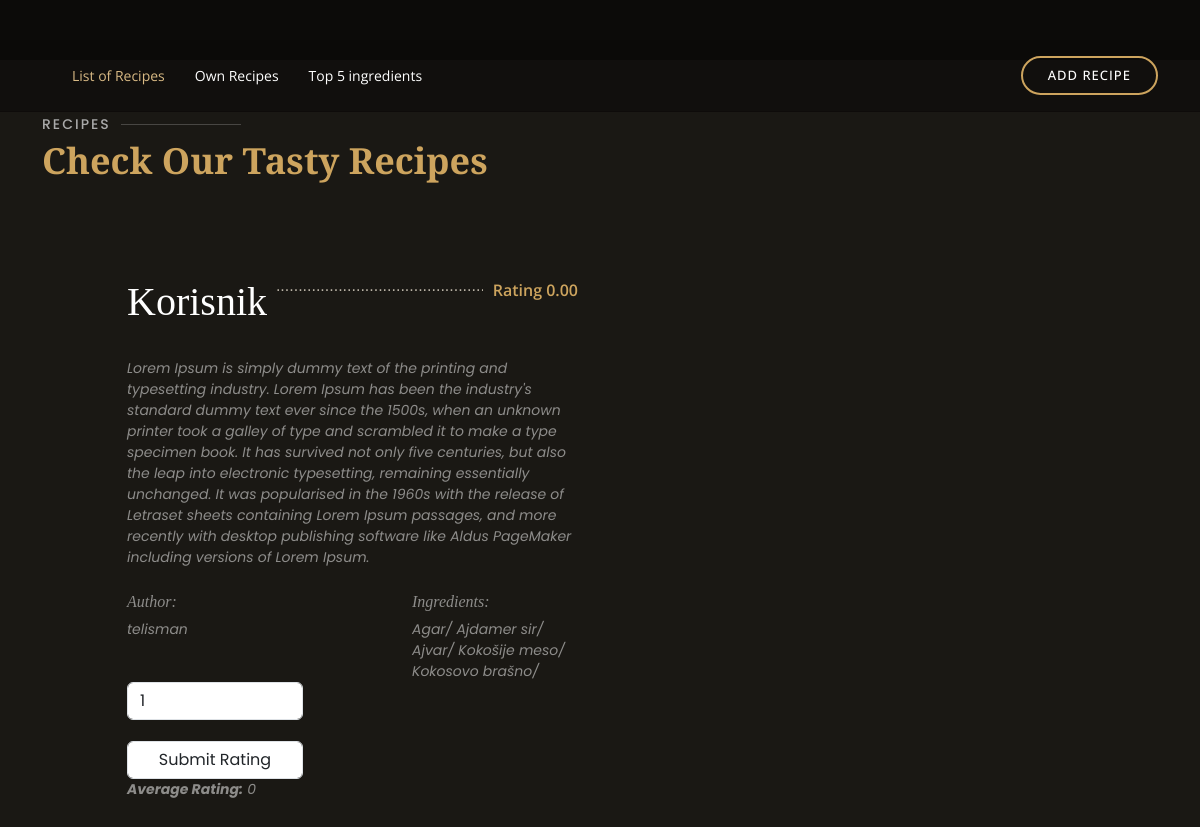
The app's page /recipes/detail/13/ (signed in), older data.
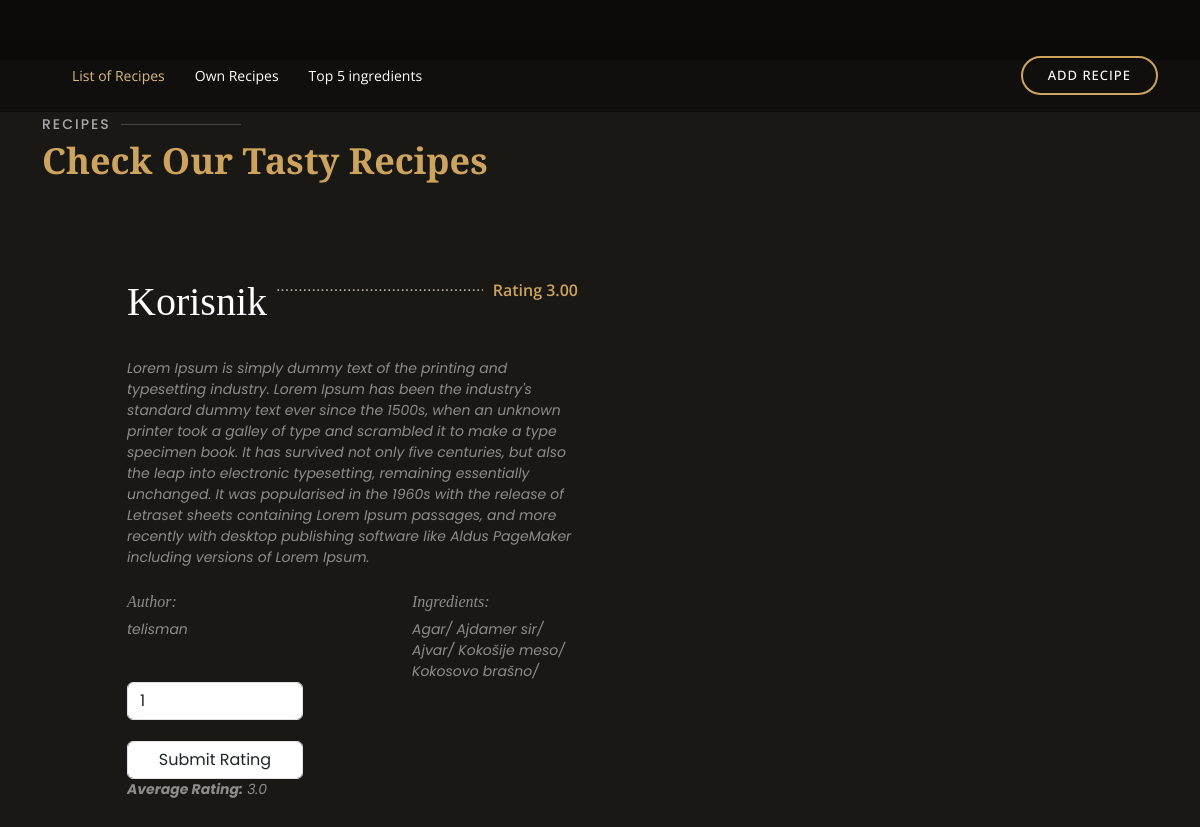
The same page, newer data.
### recipes/models.py (models this page shows, shortened)
class Recipe(models.Model):
    name = models.CharField(max_length=255)
    recipe_text = models.TextField()
    ingredients = models.ManyToManyField(Ingredient)
    author = models.ForeignKey(User, on_delete=models.CASCADE)
    average_rating = models.DecimalField(default=0.0, max_digits=3, decimal_places=2)  # To store average rating
    total_ratings = models.PositiveIntegerField(default=0)

### user/models.py (models this page shows, shortened)
class User(AbstractUser):
    email = models.EmailField(unique=True)
    first_name = models.CharField(max_length=100)
    last_name = models.CharField(max_length=100)
    USERNAME_FIELD = 'email'
    REQUIRED_FIELDS = ['first_name', 'last_name']

### recipes/views.py (the view)
# urls.py: path('detail/<int:recipe_id>/', recipe_detail, name='recipe_detail'),
@login_required
def recipe_detail(request, recipe_id):
    recipe = get_object_or_404(Recipe, pk=recipe_id)
    user = request.user
    if request.method == 'POST':
        form = RecipeRatingForm(request.POST)
        if form.is_valid():
            rating_value = int(form.cleaned_data['rating'])
            if 1 <= rating_value <= 5:
                if recipe.author != user:
                    existing_rating = RecipeRating.objects.filter(user=user, recipe=recipe).first()
                    if existing_rating:
                        existing_rating.rating = rating_value
                        existing_rating.save()
                    else:
                        new_rating = RecipeRating.objects.create(user=user, recipe=recipe, rating=rating_value)
                        new_rating.save()
    else:
        form = RecipeRatingForm()
    ratings = RecipeRating.objects.filter(recipe=recipe)
    total_ratings = ratings.count()
    average_rating = sum(rating.rating for rating in ratings) / total_ratings if total_ratings > 0 else 0
    return render(request, 'recipe_detail.html', {'recipe': recipe, 'average_rating': average_rating, 'form': form})

### recipes/form.py
class RecipeRatingForm(forms.Form):
    RATING_CHOICES = [(i, str(i)) for i in range(1, 6)]
    rating = forms.ChoiceField(choices=RATING_CHOICES, label='Rate this recipe (1-5)')

### templates/recipe_detail.html (shortened to what this page needs)
{% load static %}
<!DOCTYPE html>
<html lang="en">
<head>
    <link rel="stylesheet" type="text/css" href="{% static 'assets_list/vendor/bootstrap/css/bootstrap.min.css' %}">
    <link rel="stylesheet" type="text/css" href="{% static 'assets_list/css/style.css' %}">
</head>
<body>
<header id="header" class="fixed-top d-flex align-items-cente">
    <div class="container-fluid container-xl d-flex align-items-center justify-content-lg-between">
        <nav id="navbar" class="navbar order-last order-lg-0">
            <ul>
                <li><a class="nav-link scrollto active" href="{% url 'recipe_list'%}">List of Recipes</a></li>
                <li><a class="nav-link scrollto" href="{% url 'own_recipe_list' %}">Own Recipes</a></li>
                <li><a class="nav-link scrollto " href="{% url 'top_ingredients' %}">Top 5 ingredients</a></li>
            </ul>
        </nav>
        <a href="{% url 'create_recipe' %}" class="book-a-table-btn scrollto d-none d-lg-flex">Add Recipe</a>
    </div>
</header>
<main id="main" style="padding-top:5%;">
    <section id="menu" class="menu section-bg">
        <div class="container" data-aos="fade-up">
            <div class="section-title">
                <h2>Recipes</h2>
                <p>Check Our Tasty Recipes</p>
            </div>
            <div class="row menu-container" data-aos="fade-up" data-aos-delay="200">
                <div class="col-lg-6 menu-item filter-starters">
                    <div class="menu-content">
                        <a href="{% url 'recipe_detail' recipe_id=recipe.id %}"><h1>{{ recipe.name }}</h1></a><span>Rating {{ recipe.average_rating }}</span>
                    </div>
                    <div class="menu-ingredients">
                        {{ recipe.recipe_text }}
                    </div>
                    <div class="row">
                        <div class="col-lg-6">
                            <div class="menu-ingredients">
                                <h6> Author: </h6>
                                <span>  {{ recipe.author.username }}</span>
                            </div>
                        </div>
                        <div class="col-lg-6">
                            <div class="menu-ingredients">
                                <h6>Ingredients: </h6>
                                {% for ingredient in recipe.ingredients.all %}
                                <span> {{ ingredient.name }}/ </span>
                                {% endfor %}
                            </div>
                        </div>
                        <div class="col-lg-6">
                            <div class="menu-ingredients">
                                <form method="post" action="{% url 'recipe_detail' recipe.id %}">
                                    <select name="rating" class="form-control" id="id_rating">
                                        <option value="1">1</option>
                                    </select><br>
                                    <button class="form-control" type="submit">Submit Rating</button>
                                </form>
                                <p><strong>Average Rating:</strong> {{ average_rating }}</p>
                            </div>
                        </div>
                    </div>
                </div>
            </div>
        </div>
    </section>
</main>
</body>
</html>

Row changes from the older to the newer data that the page shows:
changed Recipe "Korisnik": average_rating "0.00" → "3.00"
Text that changed along with them:
{{ average_rating }}: "0" → "3.0"
